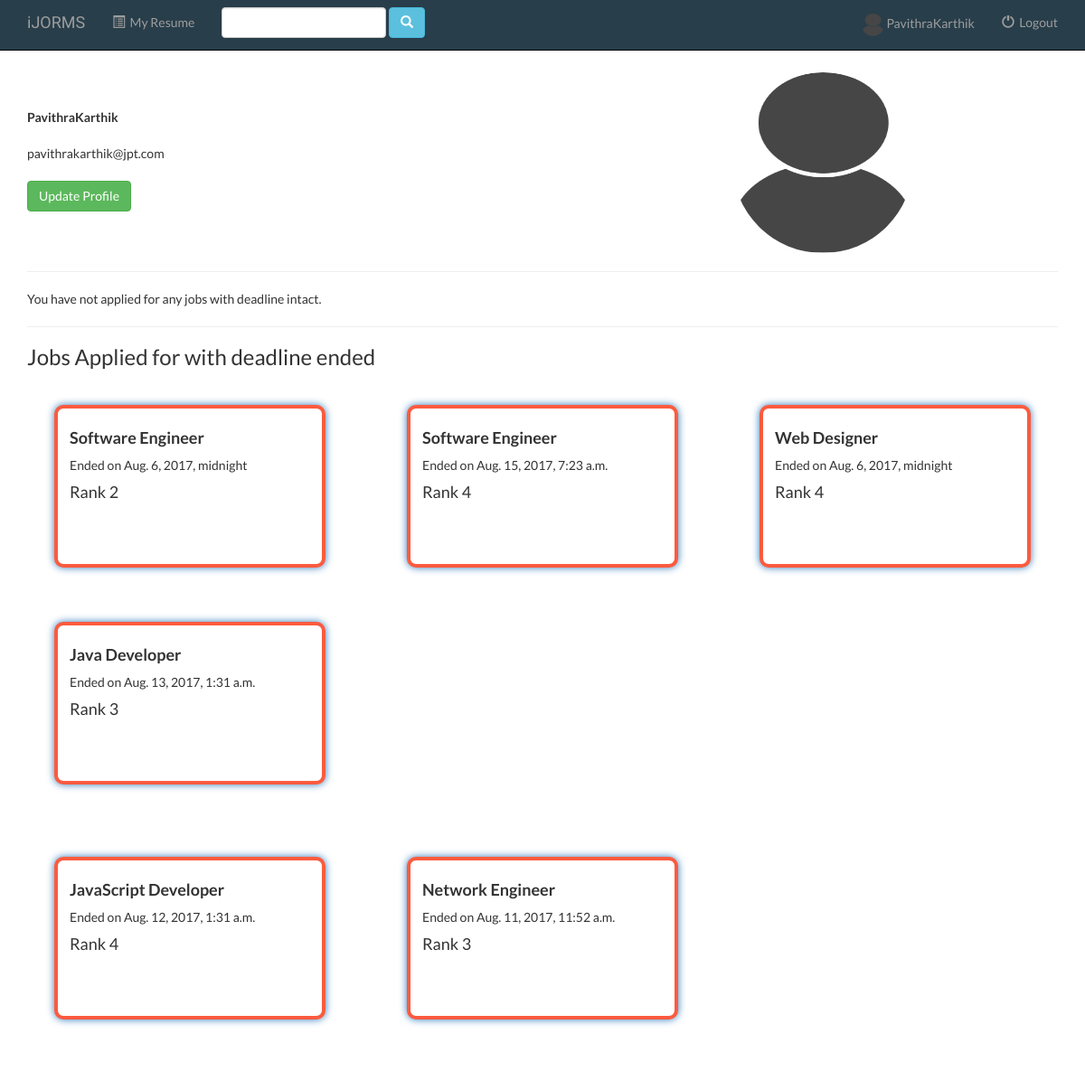
Page /dashboard/ (signed in) on the committed database.
### UI/models.py (models this page shows, shortened)
class Applicant(models.Model):
    applicant = models.OneToOneField(User)
    resume = models.FileField(upload_to=user_directory_path)
    photo = models.ImageField()
    applicant_Skill = models.TextField(null=True, blank=True)
    skill_ontology = models.TextField(null=True, blank=True)
    applicant_WorkExp = models.TextField(null=True, blank=True)
    work_experience_ontology = models.TextField(null=True, blank=True)
    applicant_Cert = models.TextField(null=True, blank=True)
    certification_link = models.TextField(null=True, blank=True)
    applicant_Edu = models.TextField(null=True, blank=True)

class JobApplicant(models.Model):
    job = models.ForeignKey('Job')
    appliedAt = models.DateTimeField(default=timezone.now)
    applicant = models.ForeignKey('Applicant')
    skillScore = models.DecimalField(max_digits=7, decimal_places=4, default=0.0)
    workExpScore = models.DecimalField(max_digits=7, decimal_places=4, default=0.0)
    educationScore = models.DecimalField(max_digits=7, decimal_places=4, default=0.0)
    certificationScore = models.DecimalField(max_digits=7, decimal_places=4, default=0.0)
    rank = models.IntegerField(null=True, blank=True)

class Job(models.Model):
    title = models.TextField()
    company = models.TextField()
    category = models.TextField()
    post = models.TextField()
    number_of_vacancies = models.IntegerField()
    degree = models.TextField(null=True, blank=True)
    skills = models.TextField(null=True, blank=True)
    work_experience = models.TextField(null=True, blank=True)
    certification = models.TextField(null=True, blank=True)
    deadline = models.DateTimeField(default=seven_days_hence())

### UI/views.py (the view)
# urls.py: url(r'^dashboard/$', views.dashboard, name='dashboard'),
def dashboard(request):
    if not request.user.is_authenticated:
        return render(request, 'login.html')
    else:
        cuser = request.user
        applicant = Applicant.objects.get(applicant = cuser)
        jobs_applied_remain = JobApplicant.objects.filter(applicant__applicant = cuser, job__deadline__gt = timezone.now())
        jobs_applied_finished = JobApplicant.objects.filter(applicant__applicant = cuser, job__deadline__lt = timezone.now())
        for job in jobs_applied_finished:
            print(job.skillScore, job.educationScore, job.workExpScore, job.certificationScore)
        context = {
            'jobs_applied_remain':jobs_applied_remain,
            'jobs_applied_finished':jobs_applied_finished,
            'applicant' : applicant,
        }
        return render(request, 'dashboard.html', context)

### UI/templates/dashboard.html (shortened to what this page needs)
{% extends 'base.html' %}
{% load static %}
{% load humanize %}
{% block maincontent %}
<div class="container">
    <div class="row">
        <div class="col-md-4">
            <br><br>
        <strong>{{ applicant.applicant.username }}</strong><br><br>
        {{ applicant.applicant.email }}<br><br>
        <a href="{% url 'vitae' 1 %}"><button type="button" class="btn btn-success">Update Profile</button></a>
        </div>
        <div class="col-md-4 col-md-offset-4">
            <img src="{{ applicant.photo.url }}" class="img-circle" height=200px; width=200px;>
        </div>
    </div>
<hr>
    {% if jobs_applied_remain %}
      <h3>Jobs Applied for with deadline remaining:</h3>
    {% for job in jobs_applied_remain %}
        {% if forloop.first %}
          <div class ="row">
        {% endif %}
            <div class="col-sm-4 col-lg-4 col-md-4 ">
              <a href="{%url  'details' id=job.job.id%}">
              <div class="thumbnail" style="border-color:rgb(111, 213, 127); margin: 30px;">
                  <div class="caption">
                      <h4 style="font-weight:bold;">{{job.job.title}}</h4>
                       <p>{{job.job.number_of_vacancies}} vacancies remaining </p>
                      <p>Ends in {{job.job.deadline}}</p>
                      <h4>Rank {{ job.rank }}</h4>
                </div>
              </div>
              </a>
          </div>
          {% if forloop.counter|divisibleby:4 %}
            </div><br>
          <div class="row">
          {% endif %}
          {% if forloop.last %}
            </div><br>
          {% endif %}
    {% endfor %}
    {% else %}
        You have not applied for any jobs with deadline intact.
    {% endif %}
<hr>
{% if jobs_applied_finished %}
    <h3>Jobs Applied for with deadline ended </h3>
    {% for job in jobs_applied_finished %}
        {% if forloop.first %}
          <div class ="row">
        {% endif %}
            <div class="col-sm-4 col-lg-4 col-md-4 ">
              <a href="{%url  'details' id=job.job.id%}">
              <div class="thumbnail" style="border-color:rgb(252, 91, 63); margin:30px;">
                  <div class="caption">
                      <h4 style="font-weight:bold;">{{ job.job.title }}</h4>
                      <p>Ended on {{ job.job.deadline }}</p>
                      <h4>Rank {{job.rank}}</h4>
                </div>
              </div>
              </a>
          </div>
          {% if forloop.counter|divisibleby:4 %}
            </div><br>
          <div class="row">
          {% endif %}
          {% if forloop.last %}
            </div><br>
          {% endif %}
    {% endfor %}
    {% else %}
    You have not applied for any job with deadline ended
    {% endif %}
</div>
{% endblock %}

### UI/templates/base.html (shortened to what this page needs)
<!DOCTYPE html>
<html>
	<head>
		{% load staticfiles %}
	   	<link rel='stylesheet' type='text/css' href="{% static 'UI/css/style.css'%}">
	    <link rel="stylesheet" href="{% static 'UI/css/bootstrap.min.css'%}">
	    <link href="http://cdn.pydata.org/bokeh/release/bokeh-0.12.6.min.css" rel="stylesheet" type="text/css">
	    <link href="http://cdn.pydata.org/bokeh/release/bokeh-widgets-0.12.6.min.css" rel="stylesheet" type="text/css">
	</head>
	<body style="
				font-family: 'Lato', sans-serif !important;
				margin-bottom: 60px;
				margin-top: 80px;">
	<nav class="navbar navbar-inverse navbar-fixed-top" style="background-color: #283e4a; margin-bottom:0px !important;">
		<div class="container">
			<div class="navbar-header">
				<a class="navbar-brand" href="{% url 'index' %}">iJORMS</a>
			</div>
			<div class="collapse navbar-collapse" id="topNavBar">
				<ul class="nav navbar-nav">
					<li><a href="{% url 'vitae' 0 %}"><span class="glyphicon glyphicon-list-alt" aria-hidden="true"></span>&nbsp; My Resume</a></li>
				</ul>
				<form class="navbar-form navbar-left" role="search" method="POST" action="{% url 'search' %}">
						<input type="text" class="form-control" name="q">
						<button type="submit" class="btn btn-info">
						<span class="glyphicon glyphicon-search"></span>
					</button>
				</form>
				<ul class="nav navbar-nav navbar-right">
					<li class="">
						<a href="{% url "dashboard" %}">
							<img src= "{{ applicant.photo.url }}" class="img-circle" height="25px" width="25px">
							{{ user }}
						</a>
					</li>
					<li class="">
						<a href="{% url 'logout_user' %}">
							<span class="glyphicon glyphicon-off" aria-hidden="true"></span>&nbsp;
							Logout
						</a>
					</li>
				</ul>
			</div>
		</div>
	</nav>
	{% block maincontent %}
	{% endblock %}
</body>
</html>

### UI/static/UI/css/style.css (style rules this page uses)
body { background: white; }
.navbar { border-radius: 0; }
.navbar-brand { font-family: 'Satisfy', cursive; font-size: 16; }

### UI/templates/dashboard.html (style rules this page uses)
.thumbnail { height:180px; border-radius:10px !important; width:300px; border-width: 4px; z-index: 5; box-shadow: 0px 0px 8px; }

### rows in the picture
Applicant: photo (picture), applicant.username "PavithraKarthik", applicant.email "pavithrakarthik@jpt.com"
JobApplicant: job "Software Engineer", job.deadline "Aug. 6, 2017, midnight", rank "2"
JobApplicant: job "Software Engineer", job.deadline "Aug. 15, 2017, 7:23 a.m.", rank "4"
JobApplicant: job "Web Designer", job.deadline "Aug. 6, 2017, midnight", rank "4"
JobApplicant: job "Java Developer", job.deadline "Aug. 13, 2017, 1:31 a.m.", rank "3"
JobApplicant: job "JavaScript Developer", job.deadline "Aug. 12, 2017, 1:31 a.m.", rank "4"
JobApplicant: job "Network Engineer", job.deadline "Aug. 11, 2017, 11:52 a.m.", rank "3"

### other values in the picture
{{ user }} "PavithraKarthik"
